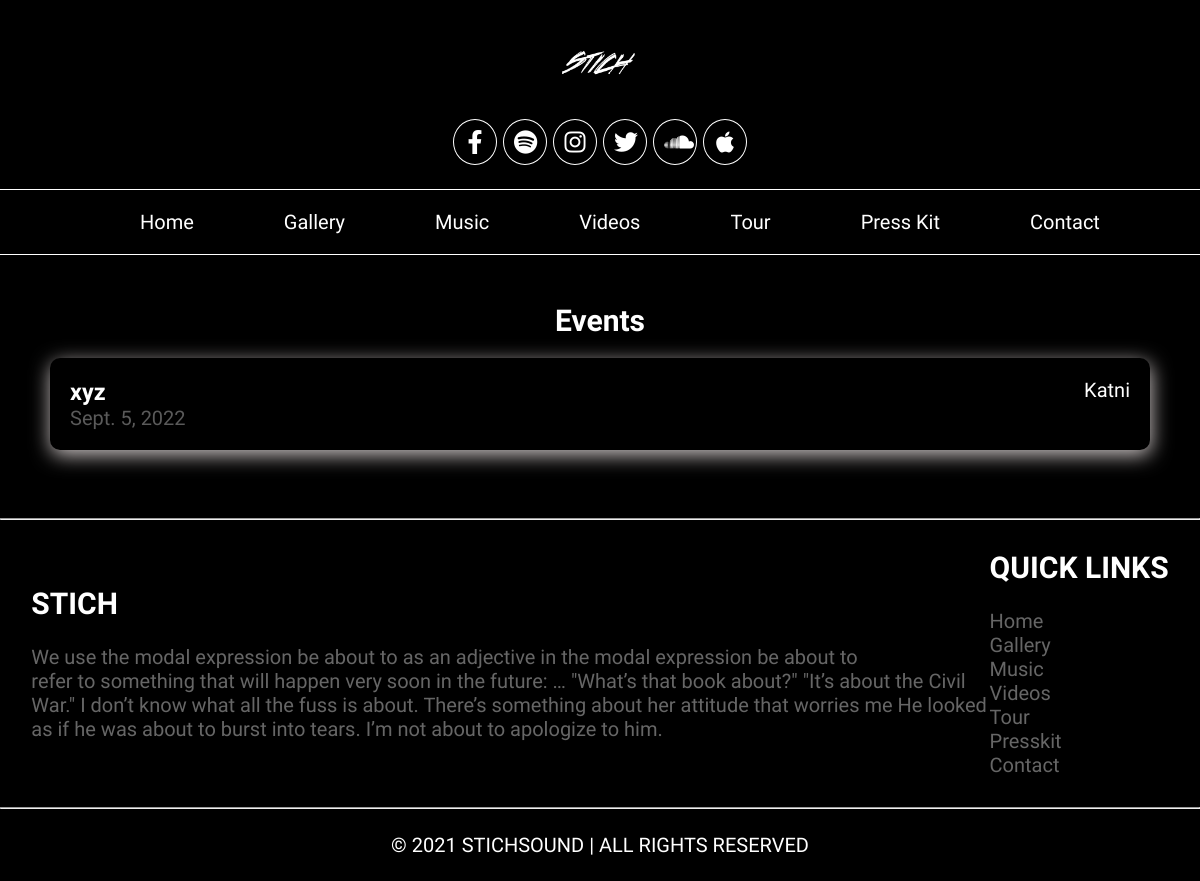
Screenshot of /tour/ with the database file from the repository.
### home/models.py (models this page shows, shortened)
class Tour(models.Model):
    text=models.CharField(max_length=50,unique=True)
    city=models.CharField(max_length=50)
    datetime=models.DateField()
    class Meta:
        verbose_name_plural='Tour'
        ordering = ['-datetime']

### home/views.py (the view)
# urls.py: path('tour/',views.tour,name='tour'),
def tour(request):
    tour_obj=Tour.objects.all()
    return render(request,'tour.html',{'tour_obj':tour_obj})

### home/templates/tour.html (shortened to what this page needs)
{% extends 'base.html' %}
{% load static %}
{% block body %}
<div class="tour"><br><br>
    <center><h2>Events</h2></center>
    <div class="card1">
        {% for tour in tour_obj %}
        <div class="card-body">
            <div>
            <h3>{{tour.text}}</h3>
            <p style="color: grey; opacity:0.7;">{{tour.datetime}}</p>
           </div>
            <p style="text-align: right;">{{tour.city}}</p>
        </div>
        {% endfor %}
    </div>
</div>
{% endblock body %}

### static/style.css (style rules this page uses)
* { margin: 0; padding: 0; box-sizing: border-box; }
html { font-family: 'Gemunu Libre', sans-serif; overflow-x: hidden; font-size: 20px; color: white; background-color: black; }
.card1 { display: grid; grid-template-columns: 1fr ; }
.card1 .card-body { box-shadow: 1px 5px 20px rgb(204, 197, 197); margin: 20px 50px; padding: 20px; display: flex; flex-direction: row; justify-content: space-between; cursor: pointer; border-radius: 10px; transition: .3s linear; }

### rows the page displays
Tour: text "xyz", datetime "Sept. 5, 2022", city "Katni"
